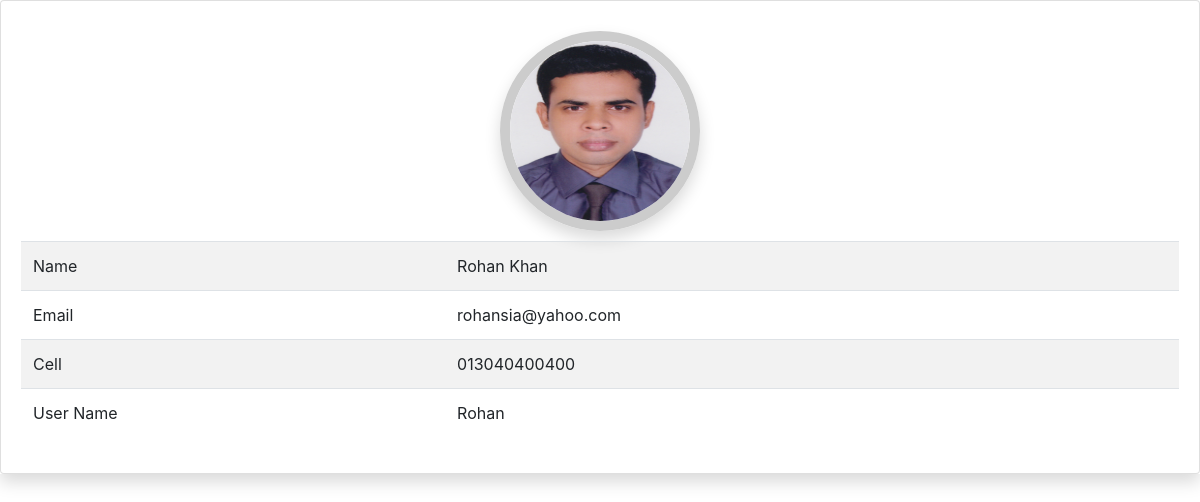
The app's page /single-data.php?id=17 with its own data.
### tables this page shows
CREATE TABLE `users` (
  `id` int(10) NOT NULL,
  `name` varchar(50) NOT NULL,
  `uname` varchar(30) NOT NULL,
  `email` varchar(30) NOT NULL,
  `cell` varchar(20) NOT NULL,
  `pass` varchar(100) NOT NULL,
  `photo` varchar(100) NOT NULL,
  `status` varchar(2) NOT NULL DEFAULT '1'
);

### single-data.php (the view, shortened to what this page needs)
<?php include_once "apps/db.php"?>
<!DOCTYPE html>
<html lang="en">
<head>
	<link rel="stylesheet" href="assets/css/bootstrap.min.css">
	<link rel="stylesheet" href="assets/css/style.css">
	<link rel="stylesheet" href="assets/css/responsive.css">
</head>
<body>
	<?php
         if(isset($_GET['id'])){
             $id_url = $_GET['id'];
         }
            $sql = "SELECT * FROM users WHERE id = '$id_url'";
                   $data = $connection ->query($sql);
                    $single_data = $data -> fetch_assoc();
    ?>
	<div class="wrap shadow">
		<div class="card">
			<div class="card-body">
                  <img style="width:200px; height:200px; display:block; margin:10px auto; border-radius:50%;
				    border:10px solid #ccc; " class="shadow" src="students/<?php echo $single_data['photo'];?>" alt="">
			   <table class="table table-striped">
			       <tr>
			           <td>Name</td>
			           <td><?php echo $single_data['name'];?></td>
			       </tr>
                   <tr>
			           <td>Email</td>
			           <td><?php echo $single_data['email'];?></td>
			       </tr>
                   <tr>
			           <td>Cell</td>
			           <td><?php echo $single_data['cell'];?></td>
			       </tr>
                   <tr>
			           <td>User Name</td>
			           <td><?php echo $single_data['uname'];?></td>
			       </tr>
			   </table>
			</div>
		</div>
	</div>
</body>
</html>

### records on screen
users: photo (picture), name "Rohan Khan", email "rohansia@yahoo.com", cell "013040400400", uname "Rohan"
